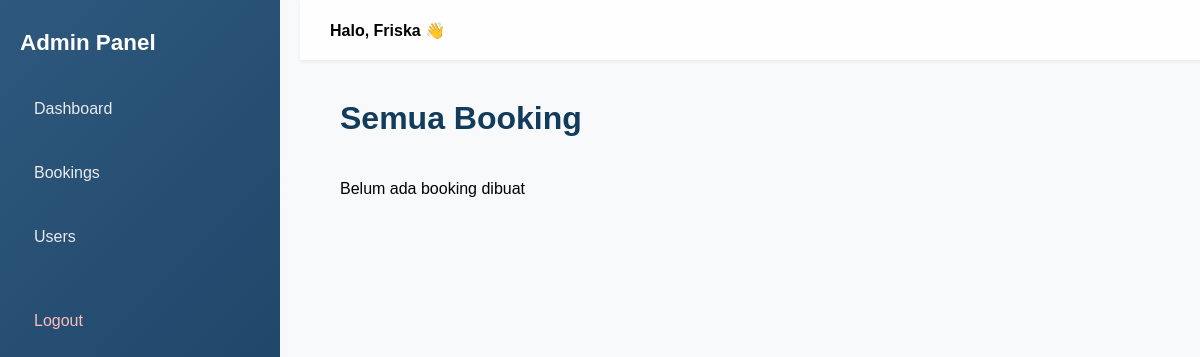
/admin/bookings.php (signed in), run on an earlier commit of the app's database.
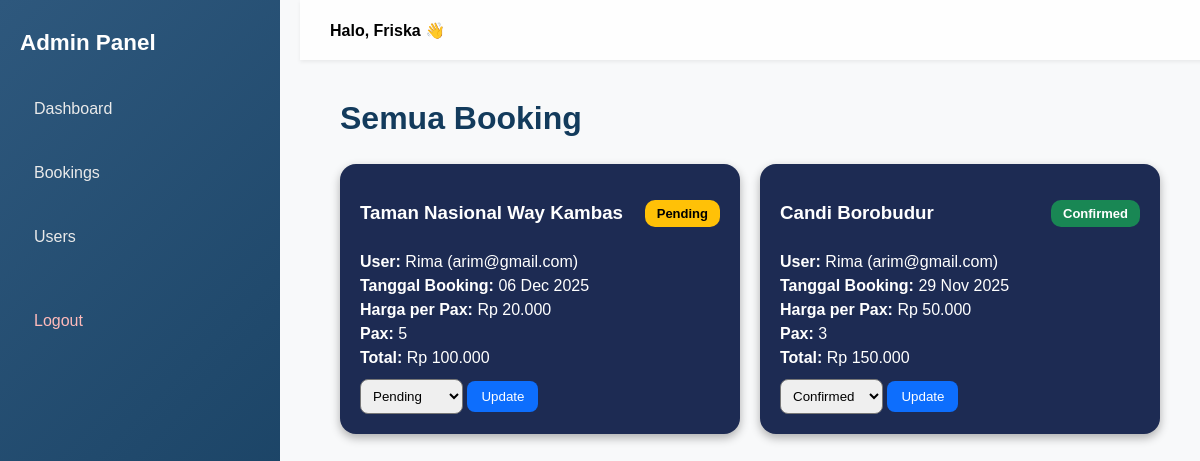
And on a later commit of the database.
### tables this page shows
CREATE TABLE `bookings` (
  `id` bigint(20) NOT NULL,
  `user_id` int(11) NOT NULL,
  `destination_id` int(11) NOT NULL,
  `booking_date` date NOT NULL,
  `created_at` timestamp NOT NULL DEFAULT current_timestamp(),
  `pax` int(11) NOT NULL DEFAULT 1,
  `contact_name` varchar(200) NOT NULL,
  `contact_email` varchar(200) NOT NULL,
  `contact_phone` varchar(50) DEFAULT NULL,
  `total_amount` decimal(12,2) DEFAULT 0.00,
  `status` enum('pending','confirmed','rejected','completed','cancelled') NOT NULL DEFAULT 'pending',
  `notes` text DEFAULT NULL
);

CREATE TABLE `destinations` (
  `id` int(11) NOT NULL,
  `title` varchar(200) NOT NULL,
  `location` varchar(255) DEFAULT NULL,
  `price` decimal(12,2) DEFAULT 0.00,
  `description` text DEFAULT NULL,
  `maps_embed` text DEFAULT NULL,
  `cover_image` varchar(255) DEFAULT NULL,
  `category` varchar(100) DEFAULT NULL,
  `created_at` timestamp NOT NULL DEFAULT current_timestamp(),
  `updated_at` timestamp NOT NULL DEFAULT current_timestamp() ON UPDATE current_timestamp()
);

CREATE TABLE `users` (
  `id` int(11) NOT NULL,
  `uuid` char(36) NOT NULL,
  `name` varchar(150) NOT NULL,
  `email` varchar(200) NOT NULL,
  `phone` varchar(30) DEFAULT NULL,
  `password` varchar(255) NOT NULL,
  `role` enum('user','admin') DEFAULT 'user',
  `created_at` timestamp NOT NULL DEFAULT current_timestamp(),
  `updated_at` timestamp NOT NULL DEFAULT current_timestamp() ON UPDATE current_timestamp()
);

### admin/bookings.php (the view, shortened to what this page needs)
<?php
include "../config/koneksi.php";
$q = "
    SELECT b.*,
           u.name AS user_name,
           u.email AS user_email,
           d.title AS destination_name,
           d.price AS destination_price
    FROM bookings b
    JOIN users u ON b.user_id = u.id
    JOIN destinations d ON b.destination_id = d.id
    ORDER BY b.created_at DESC
";
$hasil = mysqli_query($koneksi, $q);
?>
<!DOCTYPE html>
<html lang="id">
<head>
    <link rel="stylesheet" href="../css/admin.dashboard.css">
    <link rel="stylesheet" href="../css/admin.bookings.css">
</head>
<body>
<div class="sidebar">
    <div class="sidebar-title">Admin Panel</div>
    <a href="dashboard.php" class="side-link">Dashboard</a>
    <a href="bookings.php" class="side-link active">Bookings</a>
    <a href="users.php" class="side-link">Users</a>
    <form action="../logic/auth.logic.php?action=logout" method="post">
        <button class="logout-btn">Logout</button>
    </form>
</div>
<div class="topbar">
    Halo, <?= htmlspecialchars($_SESSION['name']) ?> 👋
</div>
<main class="content">
    <h2 class="mb-4">Semua Booking</h2>
    <div class="booking-grid">
        <?php if (mysqli_num_rows($hasil) == 0): ?>
            <p>Belum ada booking dibuat</p>
        <?php else: ?>
            <?php while ($row = mysqli_fetch_assoc($hasil)): ?>
                <div class="booking-card">
                    <div class="header">
                        <h3><?= $row['destination_name'] ?></h3>
                        <span class="status <?= $row['status'] ?>"><?= ucfirst($row['status']) ?></span>
                    </div>
                    <div class="body">
                        <p><strong>User:</strong> <?= $row['user_name'] ?> (<?= $row['user_email'] ?>)</p>
                        <p><strong>Tanggal Booking:</strong> <?= date("d M Y", strtotime($row['booking_date'])) ?></p>
                        <p><strong>Harga per Pax:</strong> Rp <?= number_format($row['destination_price'], 0, ',', '.') ?></p>
                        <p><strong>Pax:</strong> <?= $row['pax'] ?></p>
                        <p><strong>Total:</strong> Rp <?= number_format($row['total_amount'], 0, ',', '.') ?></p>
                    </div>
                    <div class="actions">
                        <form action="../logic/booking.status.php" method="post">
                            <select name="status" class="status-select">
                                <option value="pending"    <?= $row['status']=='pending'?'selected':'' ?>>Pending</option>
                                <option value="confirmed"  <?= $row['status']=='confirmed'?'selected':'' ?>>Confirmed</option>
                            </select>
                            <button type="submit" class="btn-update">Update</button>
                        </form>
                    </div>
                </div>
            <?php endwhile; ?>
        <?php endif; ?>
    </div>
</main>
</body>
</html>

### css/admin.dashboard.css (style rules this page uses)
body { margin: 0; font-family: 'Poppins', sans-serif; background: #f8f9fa; }
.sidebar { width: 240px; height: 100vh; background: linear-gradient(135deg, #2E587D 0%, #133B5C 100%); position: fixed; top: 0; left: 0; padding: 30px 20px; display: flex; flex-direction: column; gap: 22px; }
.sidebar-title { color: #fff; font-size: 1.4rem; margin-bottom: 10px; font-weight: 600; }
.side-link { padding: 12px 14px; border-radius: 8px; font-size: 1rem; color: #eaeaea; display: block; text-decoration: none; transition: 0.25s; }
.logout-btn { margin-top: 20px; background: none; border: none; width: 100%; text-align: left; font-size: 1rem; color: #ffbaba; cursor: pointer; padding: 12px 14px; }
.topbar { height: 60px; width: calc(100% - 240px); background: #ffffffcc; backdrop-filter: blur(8px); position: fixed; top: 0; left: 300px; display: flex; align-items: center; padding: 0 30px; font-weight: 600; box-shadow: 0 2px 4px #00000010; color:black; }
.content { margin-left: 300px; padding: 100px 40px; }
.content h2 { margin-top: 0; font-size: 2rem; font-weight: 600; color:#133B5C; }

### css/admin.bookings.css (style rules this page uses)
.booking-grid { display: grid; grid-template-columns: repeat(auto-fill, minmax(340px, 1fr)); gap: 20px; margin-top: 20px; }
.booking-card { background: #1d2b53; color: white; padding: 20px; border-radius: 16px; box-shadow: 0 4px 10px rgba(0,0,0,0.3); }
.booking-card .header { display: flex; justify-content: space-between; align-items: center; margin-bottom: 10px; }
.booking-card .status { padding: 6px 12px; border-radius: 10px; font-size: 13px; font-weight: bold; text-transform: capitalize; }
.status.pending { background: #ffc107; color: #000; }
.status.confirmed { background: #198754; }
.body p { margin: 6px 0; }
.actions { margin-top: 12px; display: flex; gap: 10px; align-items: center; }
.status-select { padding: 8px; border-radius: 8px; }
.btn-update { background: #0d6efd; border: none; padding: 8px 14px; border-radius: 8px; color: white; cursor: pointer; }

What changed in the data, as far as the page shows it:
added bookings: destination.title "Taman Nasional Way Kambas", status "Pending", user.name "Rima", user.email "arim@gmail.com", booking_date "06 Dec 2025", destination.price "20.000", pax "5", total_amount "100.000"
added bookings: destination.title "Candi Borobudur", status "Confirmed", user.name "Rima", user.email "arim@gmail.com", booking_date "29 Nov 2025", destination.price "50.000", pax "3", total_amount "150.000"
Also different on the page:
text no longer shown: "Belum ada booking dibuat"
